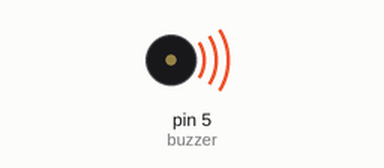
This sketch was run on a simulated Arduino Uno, built with avr-gcc and run on an emulated ATmega328P. Parts: buzzer (waves = sounding, pin HIGH).

Above: at 0.1 s.
Timing chart, 0 to 1.6 s (numbered marks = the images above):
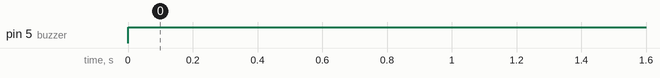

The sketch:

Active_buzzer.ino
```cpp
/*
 * Author: Elecrow Keen
 * Date:4/21/2017
 * IDE V1.8.2
 * Email:keen@elecrow.com
 * Function:
 */
const int buzzer=5;
void setup(){
  pinMode(buzzer,OUTPUT);
}
void loop(){
  digitalWrite(buzzer, HIGH); // produce sound
}
```

Measured:
- by itself, pin 5 (buzzer): LOW → HIGH at 0.00 s
